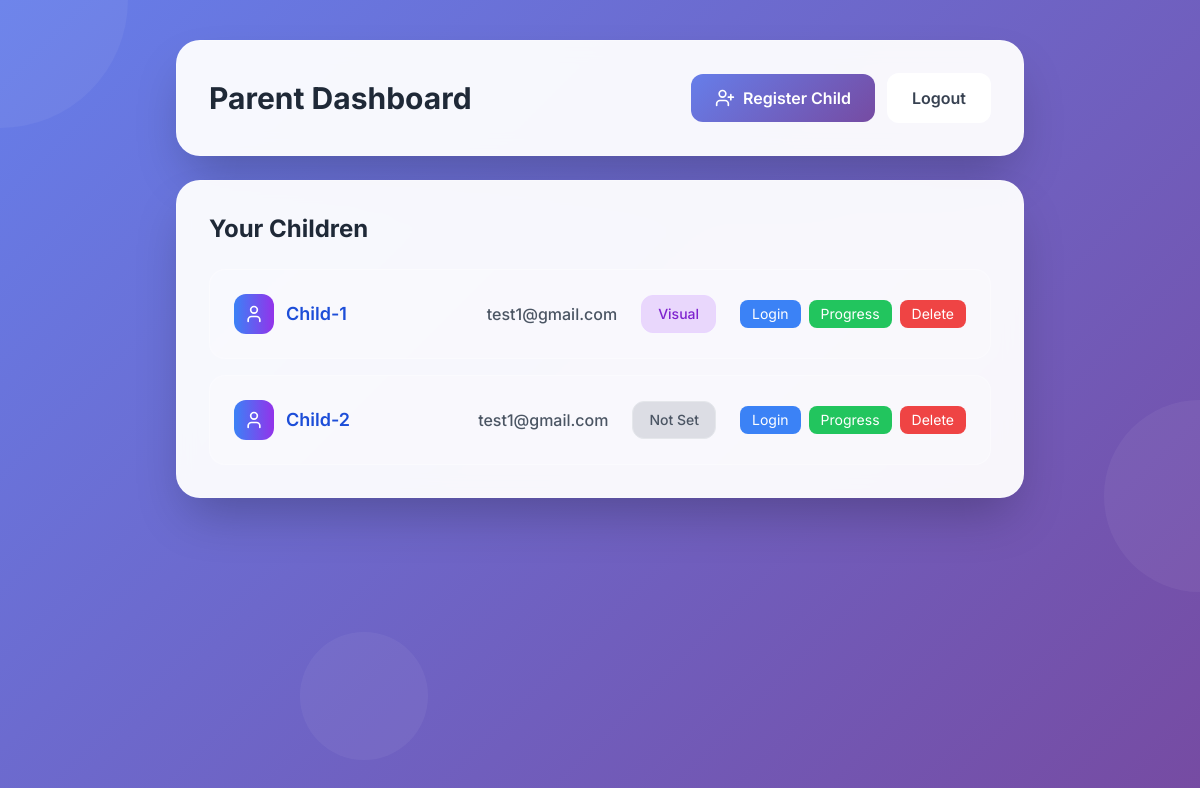
/dashboard/parent/ (signed in), run on an earlier commit of the app's database.
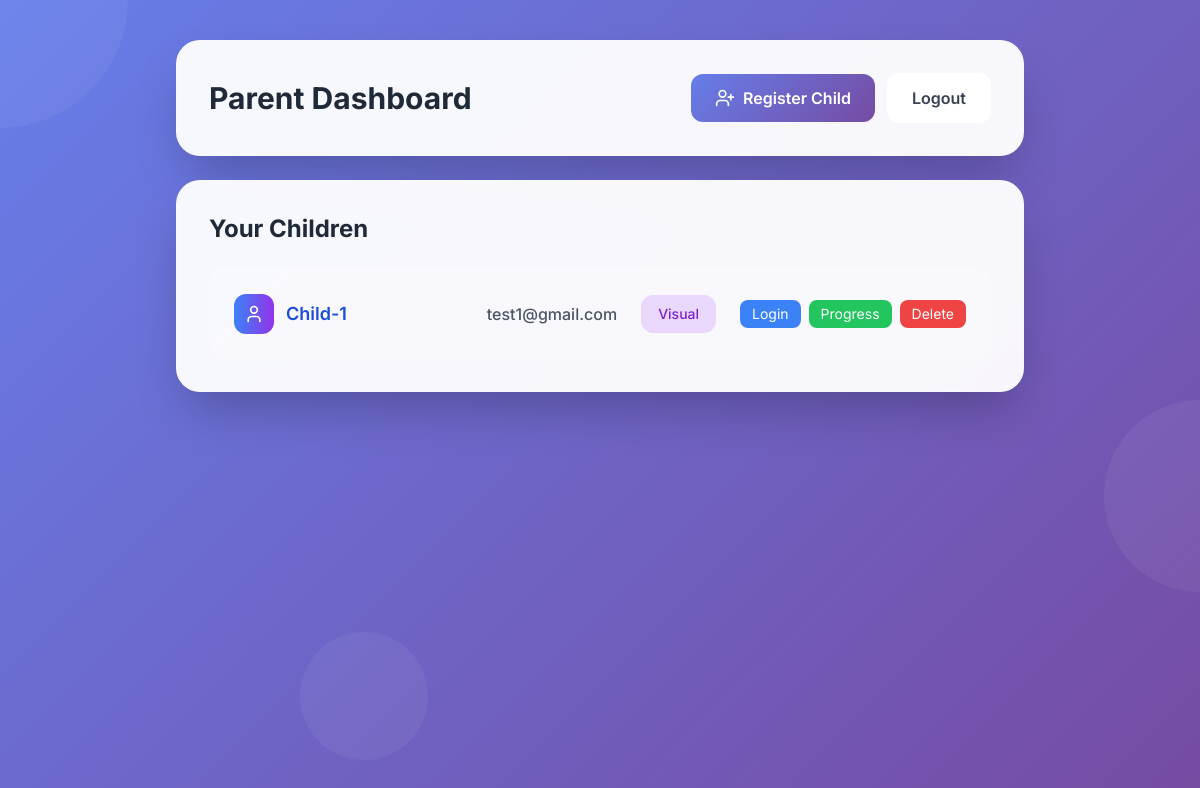
And on a later commit of the database.
### accounts/models.py (models this page shows, shortened)
class ChildProfile(models.Model):
    child = models.OneToOneField(
        settings.AUTH_USER_MODEL,
        on_delete=models.CASCADE,
        related_name="profile"
    )
    parent = models.ForeignKey(
        settings.AUTH_USER_MODEL,
        on_delete=models.CASCADE,
        related_name="children_profiles",
        null=True, blank=True  # ✅ Independent users don’t need a parent
    )
    dyslexia_type = models.CharField(
        max_length=50,
        choices=DYSLEXIA_CHOICES,
        null=True, blank=True   # ✅ allow empty until chosen
    )

class CustomUser(AbstractUser):
    ROLE_CHOICES = (
        ("PARENT", "Parent"),
        ("CHILD", "Child"),
        ("INDEPENDENT", "Independent"),
    )
    role = models.CharField(max_length=20, choices=ROLE_CHOICES, default="CHILD")

### accounts/views.py (the view)
# urls.py: path("dashboard/parent/", views.parent_dashboard, name="parent_dashboard"),
@login_required
def parent_dashboard(request):
    if request.user.role != "PARENT":
        return HttpResponseForbidden("Only parents can access this page.")
    children = ChildProfile.objects.filter(parent=request.user)
    return render(request, "accounts/parent_dashboard.html", {"children": children})

### templates/accounts/parent_dashboard.html (shortened to what this page needs)
{% extends "base.html" %}
{% block content %}
<div class="max-w-4xl mx-auto p-4 sm:p-6" x-data="{ openLogin: null, openProgress: null, openDelete: null }">
  <div class="glass-effect shadow-2xl rounded-3xl p-6 sm:p-8 mb-6 animate-fadeIn">
    <div class="flex flex-col sm:flex-row sm:items-center sm:justify-between space-y-4 sm:space-y-0">
      <h1 class="text-2xl sm:text-3xl font-bold text-gray-800">Parent Dashboard</h1>
      <div class="flex flex-col sm:flex-row sm:items-center sm:space-x-3 space-y-3 sm:space-y-0 w-full sm:w-auto">
        <a href="{% url 'child_register' %}"
           class="btn-primary w-full sm:w-auto px-6 py-3 rounded-xl text-white font-semibold flex items-center justify-center space-x-2">
          <i data-lucide="user-plus" class="w-5 h-5"></i>
          <span>Register Child</span>
        </a>
        <form method="post" action="{% url 'logout' %}" class="w-full sm:w-auto">
          <button type="submit"
                  class="w-full sm:w-auto glass-effect px-6 py-3 rounded-xl text-gray-700 font-semibold hover:bg-white hover:bg-opacity-50 transition-all">
            Logout
          </button>
        </form>
      </div>
    </div>
  </div>
  <div class="glass-effect shadow-2xl rounded-3xl p-6 sm:p-8 animate-fadeIn" style="animation-delay: 0.2s;">
    <h2 class="text-xl sm:text-2xl font-bold text-gray-800 mb-6">Your Children</h2>
    <ul class="space-y-4">
      {% for profile in children %}
      <li class="p-4 sm:p-6 rounded-2xl border border-white border-opacity-30 bg-white bg-opacity-20 flex flex-col sm:flex-row sm:items-center sm:justify-between space-y-3 sm:space-y-0 card-hover">
        <a href="{% url 'child_dashboard' profile.child.id %}"
           class="font-semibold text-blue-700 hover:text-blue-800 text-lg flex items-center space-x-3">
          <div class="w-10 h-10 bg-gradient-to-r from-blue-500 to-purple-600 rounded-xl flex items-center justify-center">
            <i data-lucide="user" class="w-5 h-5 text-white"></i>
          </div>
          <span>{{ profile.child.username }}</span>
        </a>
        <div class="flex flex-col sm:flex-row sm:items-center sm:space-x-6 space-y-2 sm:space-y-0">
          <span class="text-gray-600 font-medium text-sm sm:text-base">{{ profile.child.email }}</span>
          {% if profile.dyslexia_type %}
          <span class="px-3 py-1 sm:px-4 sm:py-2 text-sm rounded-xl bg-purple-500 bg-opacity-20 text-purple-700 font-medium border border-purple-200">
            {{ profile.dyslexia_type }}
          </span>
          {% else %}
          <span class="px-3 py-1 sm:px-4 sm:py-2 text-sm rounded-xl bg-gray-500 bg-opacity-20 text-gray-600 font-medium border border-gray-200">
            Not Set
          </span>
          {% endif %}
          <div class="flex space-x-2">
            <button @click="openLogin = {{ profile.child.id }}"
                    class="px-3 py-1 bg-blue-500 text-white rounded-lg text-sm hover:bg-blue-600">
              Login
            </button>
            <button @click="openProgress = {{ profile.child.id }}"
                    class="px-3 py-1 bg-green-500 text-white rounded-lg text-sm hover:bg-green-600">
              Progress
            </button>
            <button @click="openDelete = {{ profile.child.id }}"
                    class="px-3 py-1 bg-red-500 text-white rounded-lg text-sm hover:bg-red-600">
              Delete
            </button>
          </div>
        </div>
      </li>
      {% endfor %}
    </ul>
  </div>
</div>
{% endblock %}

### templates/base.html (shortened to what this page needs)
<!doctype html>
<html lang="en">
<head>
  <script src="https://cdn.tailwindcss.com"></script>
</head>
<body class="min-h-screen gradient-bg p-4">
  <div class="absolute inset-0 overflow-hidden">
    <div class="absolute w-64 h-64 bg-white opacity-5 rounded-full -top-32 -left-32 animate-pulse"></div>
    <div class="absolute w-48 h-48 bg-white opacity-5 rounded-full top-1/2 -right-24 animate-pulse" style="animation-delay: 1s;"></div>
    <div class="absolute w-32 h-32 bg-white opacity-5 rounded-full bottom-10 left-1/4 animate-pulse" style="animation-delay: 2s;"></div>
  </div>
  <div class="relative z-10 w-full max-w-6xl mx-auto">
    {% block content %}{% endblock %}
  </div>
</body>
</html>

### templates/base.html (style rules this page uses)
body { font-family: 'Inter', sans-serif; }
.gradient-bg { background: linear-gradient(135deg, #667eea 0%, #764ba2 100%); }
.glass-effect { background: rgba(255, 255, 255, 0.95); backdrop-filter: blur(10px); border: 1px solid rgba(255, 255, 255, 0.2); }
.btn-primary { background: linear-gradient(135deg, #667eea 0%, #764ba2 100%); transition: all 0.3s ease; transform: translateY(0); }
.animate-fadeIn { animation: fadeIn 0.6s ease-out; }

What changed in the data, as far as the page shows it:
removed ChildProfile: child.username "Child-2", child.email "test1@gmail.com", shows "Not Set"
